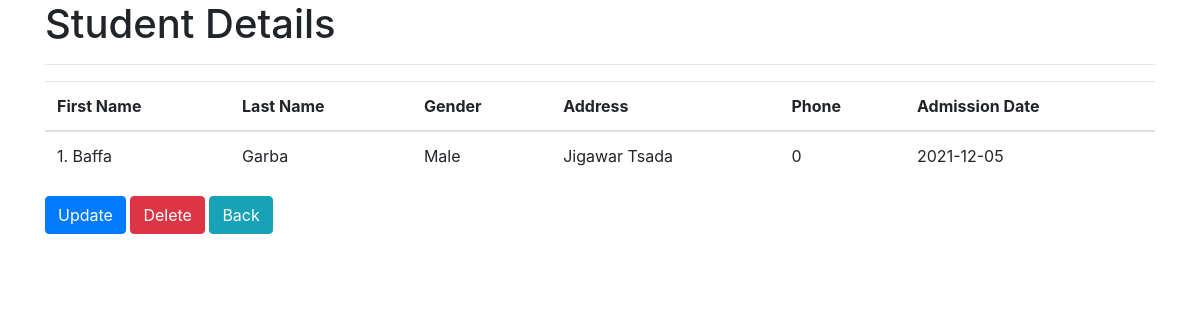
The page /detail/2/ on the database its author committed.
### blogapp/models.py (models this page shows, shortened)
class Student(models.Model):
    first_name = models.CharField(("Student First Name"), max_length=50)
    last_name = models.CharField(("Student Last Name"), max_length=50)
    age = models.DateField(("Date Of Birth"), auto_now=False, auto_now_add=False)
    gender = models.CharField(("Student Gender"), max_length=10)
    address = models.CharField(("Student Address"),max_length=100)
    phone = models.BigIntegerField(("Parent Phone number"))
    admission_date = models.DateTimeField(("Student admission Date Time"), auto_now=False, auto_now_add=True)
    class Meta:
        ordering = ['-admission_date']

### blogapp/views.py (the view)
# urls.py: path("detail/<int:pk>/", StudentDetailView.as_view(), name="student_detail"),
class StudentDetailView(DetailView):
    model = Student
    template_name = 'register/detail.html'
    def get_context_data(self, **kwargs):
        context = super().get_context_data(**kwargs)
        context['student_list'] = Student.objects.all()
        return context

### blogapp/templates/register/detail.html (shortened to what this page needs)
{% extends 'base.html' %}
{% block content %}
    <div class="container">
        <h1>Student Details</h1>
        <hr>
        <table class="table">
            <thead>
              <tr>
                <th scope="col">First Name</th>
                <th scope="col">Last Name</th>
                <th scope="col">Gender</th>
                <th scope="col">Address</th>
                <th scope="col">Phone</th>
                <th scope="col">Admission Date</th>
              </tr>
            </thead>
            <tbody>
              <tr>
                <td>{{ student.first_name|linenumbers }}</td>
                <td>{{ student.last_name }}</td>
                <td>{{ student.gender }}</td>
                <td>{{ student.address }}</td>
                <td>{{ student.phone }}</td>
                <td>{{ student.admission_date|date:"Y-m-d" }}</td>
              </tr>
            </tbody>
          </table>
          <button id="btn" class="btn btn-primary"><a href="{% url 'student_update' student.id%}">Update</a></button>
            <button id="btn" class="btn btn-danger"><a href="{% url 'student_delete' student.id%}">Delete</a></button>
            <button id="btn" class="btn btn-info"><a href="{% url 'student_list'%}">Back</a></button>
    </div>
{% endblock content %}

### blogapp/static/style/style.css (style rules this page uses)
#btn a { color: white; text-decoration: none; }

### rows shown on the page
Student: first_name|linenumbers "1. Baffa", last_name "Garba", gender "Male", address "Jigawar Tsada", phone "0", admission_date "2021-12-05"
